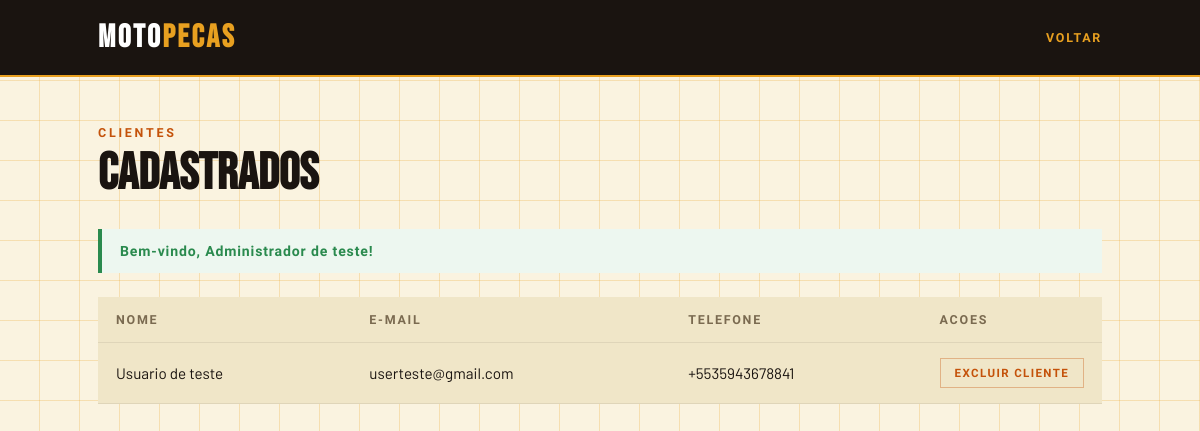
Page /?url=admin/clientes (signed in) on the committed database.
### tables this page shows
CREATE TABLE `cliente` (
  `id` int(11) NOT NULL,
  `nome` varchar(150) NOT NULL,
  `email` varchar(150) NOT NULL,
  `telefone` varchar(20) DEFAULT NULL,
  `senha` varchar(255) NOT NULL,
  `role` enum('cliente','admin') NOT NULL DEFAULT 'cliente'
);

### admin/config/conexao.php (called while the page is built, shortened)
<?php
function getDB(): PDO {
    static $pdo = null;
    if ($pdo === null) {
        try {
            $pdo = new PDO(
                'mysql:host=' . DB_HOST . ';port=3306;dbname=' . DB_NAME . ';charset=utf8mb4',
                DB_USER,
                DB_PASS,
                [
                    PDO::ATTR_ERRMODE            => PDO::ERRMODE_EXCEPTION,
                    PDO::ATTR_DEFAULT_FETCH_MODE => PDO::FETCH_ASSOC,
                    PDO::ATTR_EMULATE_PREPARES   => false,
                ]
            );
        } catch (PDOException $e) {
            http_response_code(500);
            exit('Erro: ' . $e->getMessage());
        }
    }
    return $pdo;
}

### admin/models/ClienteModel.php (called while the page is built, shortened)
<?php
class ClienteModel {
    private PDO $db;
    public function __construct() {
        $this->db = getDB();
    }
    public function allClientes(): array {
        return $this->db->query("SELECT * FROM cliente WHERE COALESCE(role, 'cliente') = 'cliente' ORDER BY nome")->fetchAll();
    }
}

### admin/views/admin/clientes.php (the view, shortened to what this page needs)
<!DOCTYPE html>
<html lang="pt-BR">
<head>
</head>
<body>
  <header>
    <div class="header-inner">
      <a href="?url=admin/dashboard" class="logo"><span>Moto</span>Pecas</a>
      <a href="?url=admin/dashboard" class="back">Voltar</a>
    </div>
  </header>
  <main>
    <div class="eyebrow">Clientes</div>
    <h1>Cadastrados</h1>
    <?php if (!empty($flash)): ?>
      <div class="flash flash-<?= htmlspecialchars($flash['tipo']) ?>"><?= htmlspecialchars($flash['mensagem']) ?></div>
    <?php endif; ?>
    <?php if (empty($clientes)): ?>
      <div class="empty">Nenhum cliente cadastrado.</div>
    <?php else: ?>
      <table>
        <thead>
          <tr><th>Nome</th><th>E-mail</th><th>Telefone</th><th class="actions">Acoes</th></tr>
        </thead>
        <tbody>
          <?php foreach ($clientes as $cliente): ?>
            <tr>
              <td><?= htmlspecialchars($cliente['nome'] ?? '') ?></td>
              <td><?= htmlspecialchars($cliente['email'] ?? '') ?></td>
              <td><?= htmlspecialchars($cliente['telefone'] ?? '') ?></td>
              <td class="actions">
                <form class="delete-form" action="?url=admin/clientes/delete" method="POST" onsubmit="return confirm('Excluir este cliente? Todos os pedidos e dados relacionados serao removidos.');">
                  <button type="submit" class="delete-client">Excluir cliente</button>
                </form>
              </td>
            </tr>
          <?php endforeach; ?>
        </tbody>
      </table>
    <?php endif; ?>
  </main>
</body>
</html>

### admin/views/admin/clientes.php (style rules this page uses)
*,*::before,*::after { box-sizing:border-box;margin:0;padding:0 }
:root { --amber:#E8A020;--rust:#C4520A;--ink:#1A1410;--paper:#FAF3E0;--paper-dk:#F0E6C8;--muted:#7A6A50;--line:rgba(232,160,32,.25) }
body { background:var(--paper);color:var(--ink);font-family:'Barlow',sans-serif;min-height:100vh }
body::before { content:'';position:fixed;inset:0;background-image:repeating-linear-gradient(0deg,transparent,transparent 39px,var(--line) 39px,var(--line) 40px),repeating-linear-gradient(90deg,transparent,transparent 39px,var(--line) 39px,var(--line) 40px);pointer-events:none }
header { position:relative;background:var(--ink);border-bottom:2px solid var(--amber) }
.header-inner,main { position:relative;max-width:1100px;margin:0 auto;padding-left:48px;padding-right:48px }
.header-inner { padding-top:18px;padding-bottom:18px;display:flex;align-items:center;justify-content:space-between;gap:18px }
.logo,.back { font-family:'Barlow Condensed',sans-serif;font-weight:700;letter-spacing:.14em;text-transform:uppercase;text-decoration:none }
.logo { font-family:'Bebas Neue',sans-serif;font-size:2rem;letter-spacing:.08em;color:var(--amber) }
.logo span { color:#fff }
.back { color:var(--amber);font-size:.78rem }
main { padding-top:48px;padding-bottom:72px }
.eyebrow { font-family:'Barlow Condensed',sans-serif;font-size:.78rem;font-weight:700;letter-spacing:.22em;text-transform:uppercase;color:var(--rust);margin-bottom:10px }
h1 { font-family:'Bebas Neue',sans-serif;font-size:3.2rem;line-height:.95;margin-bottom:30px }
table { width:100%;border-collapse:collapse;background:var(--paper-dk) }
th,td { text-align:left;padding:15px 18px;border-bottom:1px solid rgba(26,20,16,.08) }
th { font-family:'Barlow Condensed',sans-serif;font-size:.78rem;letter-spacing:.14em;text-transform:uppercase;color:var(--muted) }
td { font-size:.95rem }
.flash { padding:14px 18px;margin-bottom:24px;font-size:.88rem;font-family:'Barlow Condensed',sans-serif;font-weight:600;letter-spacing:.06em;border-left:4px solid }
.flash-success { background:#edf7f0;border-color:#2a8a4e;color:#2a8a4e }
.actions { width:1%;white-space:nowrap }
.delete-form { margin:0 }
.delete-client { background:transparent;color:var(--rust);border:1px solid rgba(196,82,10,.35);padding:7px 14px;font-family:'Barlow Condensed',sans-serif;font-size:.72rem;font-weight:700;letter-spacing:.12em;text-transform:uppercase;cursor:pointer;transition:background .2s,border-color .2s }

### rows in the picture
cliente: nome "Usuario de teste", email "userteste@gmail.com", telefone "+5535943678841"

### other values in the picture
$flash['mensagem'] "Bem-vindo, Administrador de teste!"
